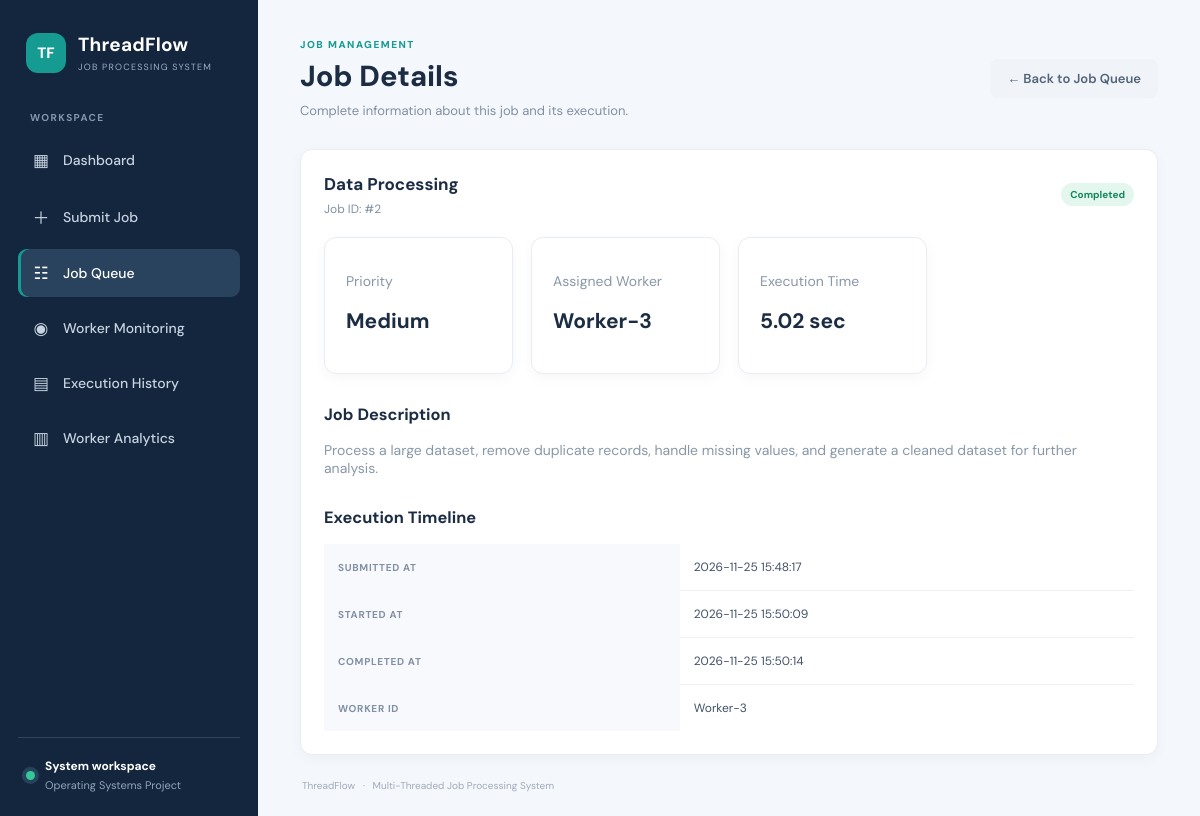
Page /job-details/2 on the committed database.
### tables this page shows
CREATE TABLE jobs (
            id INTEGER PRIMARY KEY AUTOINCREMENT,
            name TEXT NOT NULL,
            description TEXT NOT NULL,
            priority TEXT NOT NULL,
            status TEXT DEFAULT 'Pending',
            created_at TIMESTAMP DEFAULT CURRENT_TIMESTAMP,
            started_at TIMESTAMP,
            completed_at TIMESTAMP,
            worker_id TEXT,
            execution_time REAL,
            error_message TEXT
        );

### app.py (the view)
@app.route("/job-details/<int:job_id>")
def job_details(job_id):
    job = get_job_by_id(job_id)
    if job is None:
        flash("Job not found.", "error")
        return redirect(url_for("job_queue"))
    return render_template("job_details.html", job=job)

### database/db.py (called while the page is built)
def get_connection():
    connection = sqlite3.connect(DATABASE_PATH)
    connection.row_factory = sqlite3.Row
    return connection

def get_job_by_id(job_id):
    with get_connection() as connection:
        row = connection.execute(
            "SELECT * FROM jobs WHERE id = ?",
            (job_id,)
        ).fetchone()
        return dict(row) if row else None

### templates/job_details.html (shortened to what this page needs)
{% extends "base.html" %}
{% set active_page = "queue" %}
{% block content %}
<header class="page-header">
    <div>
        <p class="eyebrow">JOB MANAGEMENT</p>
        <h1>Job Details</h1>
        <p class="page-subtitle">Complete information about this job and its execution.</p>
    </div>
    <a href="{{ url_for('job_queue') }}" class="button button-light">
        ← Back to Job Queue
    </a>
</header>
<section class="panel">
    <div class="panel-heading">
        <div>
            <h2>{{ job.name }}</h2>
            <p>Job ID: #{{ job.id }}</p>
        </div>
        <span class="status {{ job.status|lower }}">
            {{ job.status }}
        </span>
    </div>
    <div class="stats-grid">
        <div class="stat-card">
            <p class="muted">Priority</p>
            <h2>{{ job.priority }}</h2>
        </div>
        <div class="stat-card">
            <p class="muted">Assigned Worker</p>
            <h2>{{ job.worker_id or "Not Assigned" }}</h2>
        </div>
        <div class="stat-card">
            <p class="muted">Execution Time</p>
            <h2>
                {% if job.execution_time is not none %}
                    {{ job.execution_time }} sec
                {% else %}
                    —
                {% endif %}
            </h2>
        </div>
    </div>
    <div style="margin-top: 30px;">
        <h3>Job Description</h3>
        <p class="muted">{{ job.description }}</p>
    </div>
    <div style="margin-top: 30px;">
        <h3>Execution Timeline</h3>
        <table>
            <tbody>
                <tr>
                    <th>Submitted At</th>
                    <td>{{ job.created_at or "—" }}</td>
                </tr>
                <tr>
                    <th>Started At</th>
                    <td>{{ job.started_at or "Not Started" }}</td>
                </tr>
                <tr>
                    <th>Completed At</th>
                    <td>{{ job.completed_at or "Not Completed" }}</td>
                </tr>
                <tr>
                    <th>Worker ID</th>
                    <td>{{ job.worker_id or "Not Assigned" }}</td>
                </tr>
            </tbody>
        </table>
    </div>
</section>
{% endblock %}

### static/css/style.css (style rules this page uses)
:root { --navy:#14263e;--navy2:#1d3552;--teal:#159b91;--bg:#f4f7fb;--text:#1b2c43;--muted:#8190a3;--line:#e8edf3;--white:#fff }
* { box-sizing:border-box }
html,body { margin:0;min-height:100%;width:100% }
body { font-family:'DM Sans',Arial,sans-serif;background:var(--bg);color:var(--text);font-size:14px }
a { color:inherit }
.page-header { display:flex;justify-content:space-between;align-items:center;gap:20px;margin-bottom:30px }
.eyebrow { color:var(--teal);font-size:10px;font-weight:800;letter-spacing:1.5px;margin:0 0 8px }
.page-header h1 { font-size:29px;line-height:1.2;margin:0;color:var(--text);font-weight:800 }
.page-subtitle { margin:8px 0 0;color:var(--muted);font-size:13px }
.button { display:inline-flex;align-items:center;justify-content:center;gap:7px;padding:11px 17px;border:0;border-radius:8px;text-decoration:none;font:600 13px 'DM Sans',Arial,sans-serif;cursor:pointer;white-space:nowrap }
.button-light { background:#f0f3f7;color:#52647a }
.stats-grid { display:grid;grid-template-columns:repeat(4,minmax(0,1fr));gap:18px;margin-bottom:25px }
.stat-card { background:#fff;border:1px solid var(--line);border-radius:12px;padding:20px 21px;box-shadow:0 4px 14px rgba(22,42,67,.035);min-width:0 }
.panel { background:#fff;border:1px solid var(--line);border-radius:12px;padding:23px;box-shadow:0 4px 14px rgba(22,42,67,.035);min-width:0 }
.panel-heading { display:flex;justify-content:space-between;align-items:center;gap:15px;margin-bottom:20px }
.panel-heading h2 { font-size:17px;margin:0;color:var(--text) }
.panel-heading p { font-size:12px;color:var(--muted);margin:6px 0 0 }
table { width:100%;border-collapse:collapse;text-align:left;min-width:680px }
th { padding:13px 14px;background:#f7f9fc;color:#8290a3;font-size:10px;letter-spacing:.7px;text-transform:uppercase;font-weight:700 }
td { padding:15px 14px;border-bottom:1px solid #edf1f5;color:#405269;font-size:12px }
tbody tr:last-child td { border-bottom:0 }
.muted { color:#8997a8 }
.priority,.status { display:inline-block;padding:5px 9px;border-radius:20px;font-size:10px;font-weight:700 }
.status.completed { background:#e3f7ef;color:#16865f }

### rows in the picture
jobs: name "Data Processing", id "2", status "Completed", priority "Medium", worker "Worker-3", execution_time "5.02", description "Process a large dataset, remove duplicate records, handle missing values, and generate a cleaned dataset for further analysis.", created_at "2026-11-25 15:48:17", started_at "2026-11-25 15:50:09", completed_at "2026-11-25 15:50:14"
